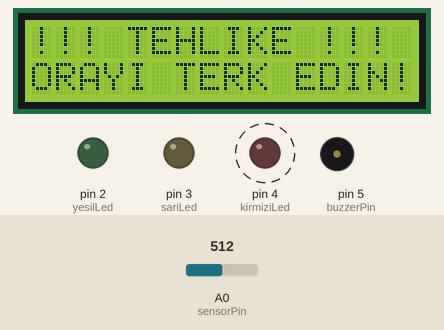
Simulated run of this sketch. Board: Arduino Uno, built with avr-gcc and run on an emulated ATmega328P. Shown: 16×2 character LCD, output pins drawn as LEDs (lit = HIGH), buzzer (waves = sounding, pin HIGH). Dashed ring = blinking. The test bench sets the inputs (shaded band); at power-on: A0 (sensorPin) = 512.

Above: at 3.0 s.
3.3 s: A0 (sensorPin) set to 217
4.8 s: A0 (sensorPin) set to 190
At 5.32 s:
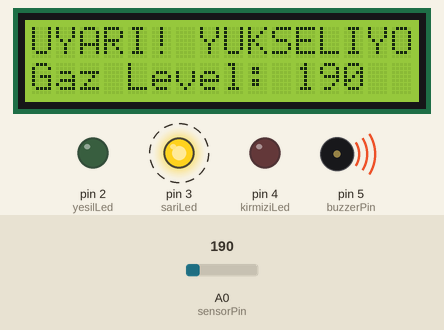
6.9 s: A0 (sensorPin) set to 167
At 7.07 s:
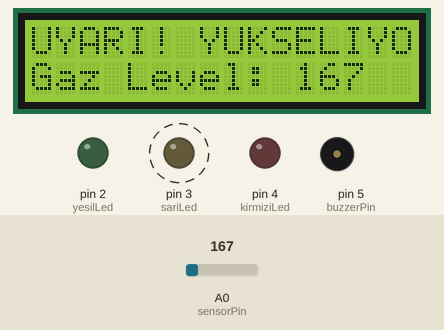
8.4 s: A0 (sensorPin) set to 144
At 9.5 s:
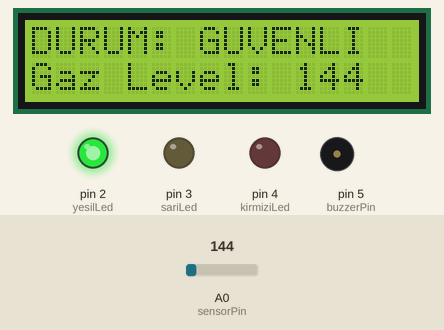
9.9 s: A0 (sensorPin) set to 210
At 10.08 s:
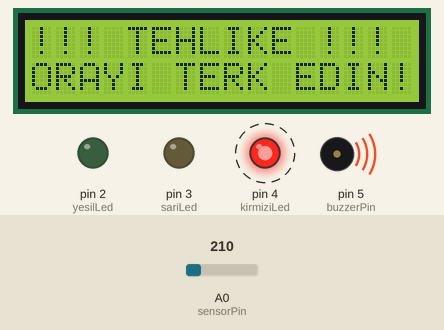
11.9 s: A0 (sensorPin) set to 0
At 12.4 s:
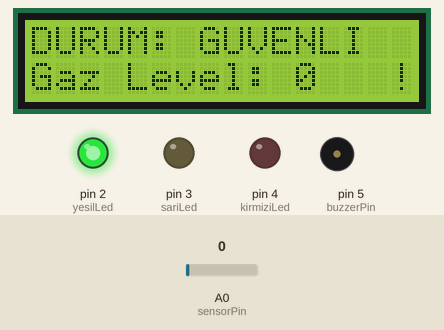
Timing chart, 0 to 14.4 s (numbered marks = the images above; inputs shaded):
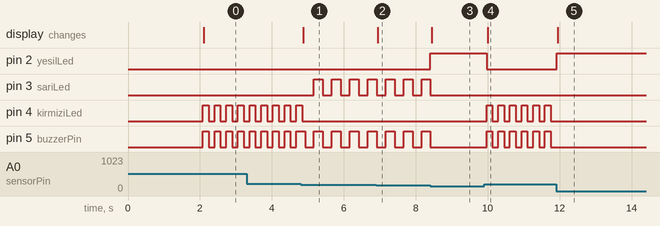

Measured:
- the behaviour switches between 201 and 200 on A0 (sensorPin) (found by bisection; images 0 and 1)
- the behaviour switches between 160 and 159 on A0 (sensorPin) (found by bisection; images 2 and 3)
- after the input at 4.8 s, pin 3 (sariLed): alternates HIGH for 0.25 s and LOW for 0.25 s, starting after 0.37 s; pin 4 (kirmiziLed): goes on until 4.8 s, then stays LOW; pin 5 (buzzerPin): alternates HIGH for 0.25 s and LOW for 0.25 s, starting after 0.12 s; the display: changes after 0.07 s (image 1)
- after the input at 6.9 s, the display: changes after 0.05 s (image 2)
- after the input at 8.4 s, pin 2 (yesilLed): LOW → HIGH at once; pin 3 (sariLed), pin 5 (buzzerPin): goes on until 8.4 s, then stays LOW; the display: changes at once (image 3)
- after the input at 9.9 s, pin 2 (yesilLed): HIGH → LOW after 0.07 s; pin 4 (kirmiziLed), pin 5 (buzzerPin): alternates HIGH for 0.16 s and LOW for 0.16 s, starting after 0.07 s; the display: changes after 0.10 s (image 4)
- after the input at 11.9 s, pin 2 (yesilLed): LOW → HIGH at once; pin 4 (kirmiziLed), pin 5 (buzzerPin): stops changing and stays LOW; the display: changes after 0.05 s (image 5)
- by itself, pin 4 (kirmiziLed), pin 5 (buzzerPin): alternates HIGH for 0.16 s and LOW for 0.16 s

The sketch:

gaz_sensor.ino
```cpp
#include <Wire.h>
#include <LiquidCrystal_I2C.h>

// --- AYARLAR ---
LiquidCrystal_I2C lcd(0x27, 16, 2);

// --- BUZZER AYARI ---
// Buzzer hala ters çalışıyorsa (susturunca ötüyorsa)
// aşağıdaki HIGH ve LOW yerlerini değiştirmek yeterli.
#define BUZZER_ACIK  HIGH
#define BUZZER_KAPALI LOW

// Pinler
const int sensorPin = A0;
const int yesilLed = 2;
const int sariLed = 3;
const int kirmiziLed = 4;
const int buzzerPin = 5;

// Zamanlayıcılar
unsigned long oncekiZaman = 0;
bool ledDurumu = false;

void setup() {
  pinMode(yesilLed, OUTPUT);
  pinMode(sariLed, OUTPUT);
  pinMode(kirmiziLed, OUTPUT);
  pinMode(buzzerPin, OUTPUT);

  // Başlangıçta buzzer sussun
  digitalWrite(buzzerPin, BUZZER_KAPALI);

  lcd.init();
  lcd.backlight();
  lcd.setCursor(0,0);
  lcd.print("Kalibrasyon...");
  delay(2000); // Sensör kendine gelsin diye azıcık bekleme
  lcd.clear();
}

void loop() {
  int gazDegeri = analogRead(sensorPin);
  unsigned long suankiZaman = millis();

  // --- DURUM 1: GÜVENLİ (< 160) ---
  if (gazDegeri < 160) {
    digitalWrite(yesilLed, HIGH);  // Yeşil Yanar
    digitalWrite(sariLed, LOW);
    digitalWrite(kirmiziLed, LOW);
    digitalWrite(buzzerPin, BUZZER_KAPALI); // Ses Yok

    // LCD Mesajı
    lcd.setCursor(0, 0);
    lcd.print("DURUM: GUVENLI  ");
    lcd.setCursor(0, 1);
    lcd.print("Gaz Level: ");
    lcd.print(gazDegeri);
    lcd.print("   "); // Sayı küçülürse eski rakamlar kalmasın diye boşluk

    ledDurumu = false;
  }

  // --- DURUM 2: UYARI (160 - 200 Arası) ---
  else if (gazDegeri >= 160 && gazDegeri <= 200) {
    digitalWrite(yesilLed, LOW);
    digitalWrite(kirmiziLed, LOW);

    // Sarı ışık ve Buzzer YAVAŞ yanıp sönecek (500ms)
    if (suankiZaman - oncekiZaman >= 200) {
      oncekiZaman = suankiZaman;
      ledDurumu = !ledDurumu;

      digitalWrite(sariLed, ledDurumu ? HIGH : LOW);
      digitalWrite(buzzerPin, ledDurumu ? BUZZER_ACIK : BUZZER_KAPALI);
    }

    // LCD Mesajı
    lcd.setCursor(0, 0);
    lcd.print("UYARI! YUKSELIYOR"); // Üstte uyarı
    lcd.setCursor(0, 1);
    lcd.print("Gaz Level: ");       // Altta değeri görmeye devam et
    lcd.print(gazDegeri);
    lcd.print("   ");
  }

  // --- DURUM 3: TEHLİKE (> 200) ---
  else if (gazDegeri > 200) {
    digitalWrite(yesilLed, LOW);
    digitalWrite(sariLed, LOW);

    // Kırmızı ışık ve Buzzer HIZLI yanıp sönecek (100ms)
    if (suankiZaman - oncekiZaman >= 100) {
      oncekiZaman = suankiZaman;
      ledDurumu = !ledDurumu;

      digitalWrite(kirmiziLed, ledDurumu ? HIGH : LOW);
      digitalWrite(buzzerPin, ledDurumu ? BUZZER_ACIK : BUZZER_KAPALI);
    }

    // LCD Mesajı - Burada sayı yok, kaçın! :)
    lcd.setCursor(0, 0);
    lcd.print("!!! TEHLIKE !!! ");
    lcd.setCursor(0, 1);
    lcd.print("ORAYI TERK EDIN!");
  }

  delay(50);
}
```
